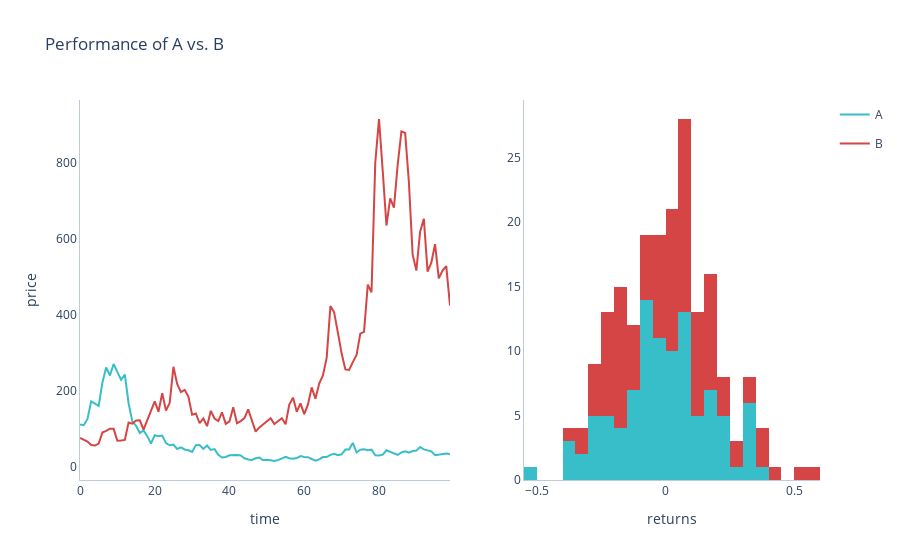

The notebook cell this image was saved under:
### Code cell
import plotly.graph_objects as go
import numpy as np
np.random.seed(42)

# Simulate data
returns_A = np.random.normal(0.01, 0.2, 100)
returns_B = np.random.normal(0.01, 0.2, 100)
returns = np.append(returns_A, returns_B)

prices_A = 100 * np.exp(returns_A.cumsum())
prices_B = 100 * np.exp(returns_B.cumsum())
prices = np.append(prices_A, prices_B)

companies = ["A"] * 100 + ["B"] * 100
time = np.append(np.arange(100), np.arange(100))

df = pd.DataFrame({
    "company": companies,
    "time": time,
    "price": prices,
    "returns": returns
})

# Build graph
COLORS_MAPPER = {
    "A": "#38BEC9",
    "B": "#D64545"
}

layout = go.Layout(
    title="Performance of A vs. B",    
    plot_bgcolor="#FFFFFF",
    barmode="stack",
    xaxis=dict(
        domain=[0, 0.5],
        title="time",
        linecolor="#BCCCDC",
    ),
    yaxis=dict(
        title="price",
        linecolor="#BCCCDC"
    ),
    xaxis2=dict(
        domain=[0.6, 1],
        title="returns",
        linecolor="#BCCCDC",
    ),
    yaxis2=dict(
        anchor="x2",
        linecolor="#BCCCDC"
    )
)

data = []
for company,col in COLORS_MAPPER.items():
    time = df.loc[df.company == company, "time"]
    price = df.loc[df.company == company, "price"]
    returns = df.loc[df.company == company, "returns"]
    line_chart = go.Scatter(
        x=time,
        y=price,
        marker_color=col,  # Defines specific color for a trace
        legendgroup=company,  # Groups traces belonging to the same group in the legend 
        name=company
    )
    histogram = go.Histogram(
        x=returns,
        marker_color=col,  # Defines specific color for a trace
        legendgroup=company,  # Groups traces belonging to the same group in the legend 
        xaxis="x2", 
        yaxis="y2",
        showlegend=False
    )
    data.append(line_chart)
    data.append(histogram)

fig = go.Figure(data=data, layout=layout)
fig.show()
